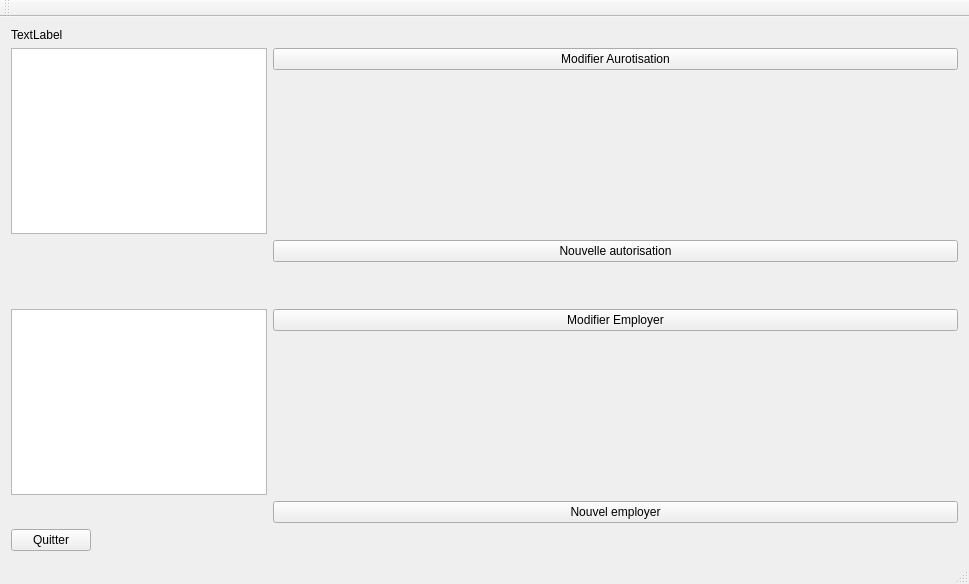
<?xml version="1.0" encoding="UTF-8"?>
<ui version="4.0">
 <class>MainWindow</class>
 <widget class="QMainWindow" name="MainWindow">
  <property name="geometry">
   <rect>
    <x>0</x>
    <y>0</y>
    <width>969</width>
    <height>584</height>
   </rect>
  </property>
  <property name="windowTitle">
   <string>MainWindow</string>
  </property>
  <widget class="QWidget" name="centralWidget">
   <layout class="QFormLayout" name="formLayout">
    <item row="0" column="0">
     <widget class="QLabel" name="label">
      <property name="text">
       <string>TextLabel</string>
      </property>
     </widget>
    </item>
    <item row="3" column="0">
     <widget class="QTableView" name="tableView_2"/>
    </item>
    <item row="6" column="0">
     <widget class="QTableView" name="tableView"/>
    </item>
    <item row="6" column="1">
     <widget class="QPushButton" name="pushButton_3">
      <property name="text">
       <string>Modifier Employer</string>
      </property>
     </widget>
    </item>
    <item row="3" column="1">
     <widget class="QPushButton" name="pushButton_2">
      <property name="text">
       <string>Modifier Aurotisation</string>
      </property>
     </widget>
    </item>
    <item row="5" column="1">
     <spacer name="verticalSpacer">
      <property name="orientation">
       <enum>Qt::Vertical</enum>
      </property>
      <property name="sizeHint" stdset="0">
       <size>
        <width>20</width>
        <height>40</height>
       </size>
      </property>
     </spacer>
    </item>
    <item row="10" column="0">
     <widget class="QPushButton" name="pushButton">
      <property name="text">
       <string>Quitter</string>
      </property>
     </widget>
    </item>
    <item row="7" column="1">
     <widget class="QPushButton" name="pushButton_4">
      <property name="text">
       <string>Nouvel employer</string>
      </property>
     </widget>
    </item>
    <item row="4" column="1">
     <widget class="QPushButton" name="pushButton_5">
      <property name="text">
       <string>Nouvelle autorisation</string>
      </property>
     </widget>
    </item>
   </layout>
  </widget>
  <widget class="QMenuBar" name="menuBar">
   <property name="geometry">
    <rect>
     <x>0</x>
     <y>0</y>
     <width>969</width>
     <height>20</height>
    </rect>
   </property>
  </widget>
  <widget class="QToolBar" name="mainToolBar">
   <attribute name="toolBarArea">
    <enum>TopToolBarArea</enum>
   </attribute>
   <attribute name="toolBarBreak">
    <bool>false</bool>
   </attribute>
  </widget>
  <widget class="QStatusBar" name="statusBar"/>
 </widget>
 <layoutdefault spacing="6" margin="11"/>
 <resources/>
 <connections/>
</ui>
